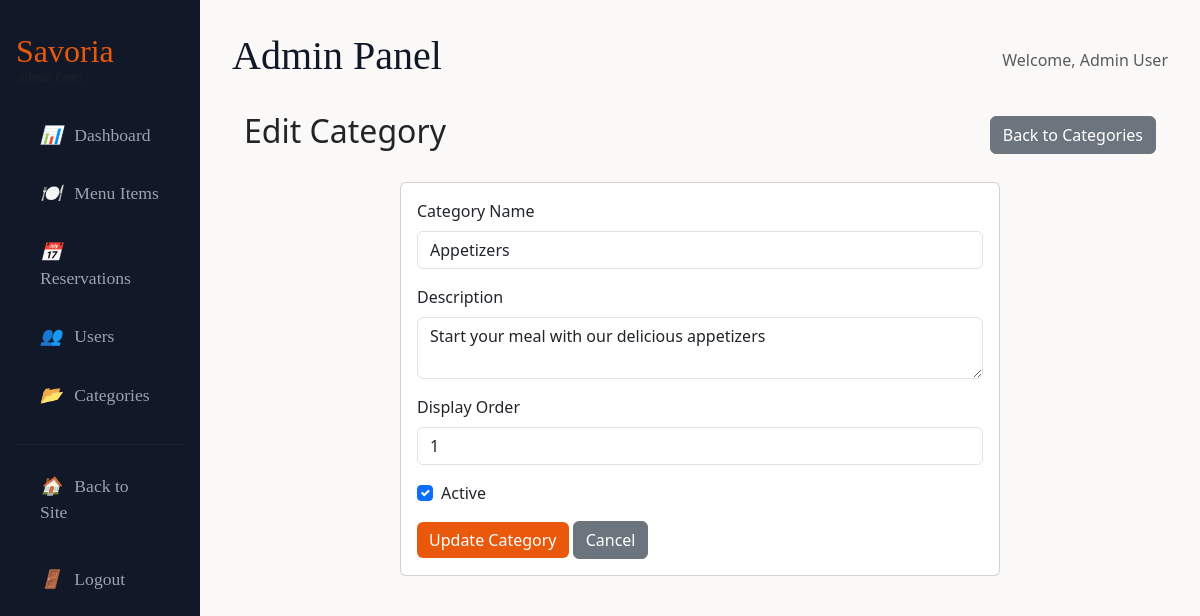
Page /admin/category-edit.php?id=1 (signed in) on the committed database.
### tables this page shows
CREATE TABLE users (
    id INT AUTO_INCREMENT PRIMARY KEY,
    name VARCHAR(100) NOT NULL,
    email VARCHAR(150) UNIQUE NOT NULL,
    password_hash VARCHAR(255) NOT NULL,
    role ENUM('admin', 'user') DEFAULT 'user',
    phone VARCHAR(20),
    last_login TIMESTAMP NULL,
    created_at TIMESTAMP DEFAULT CURRENT_TIMESTAMP,
    updated_at TIMESTAMP DEFAULT CURRENT_TIMESTAMP ON UPDATE CURRENT_TIMESTAMP,
    INDEX idx_email (email),
    INDEX idx_role (role)
);

CREATE TABLE categories (
    id INT AUTO_INCREMENT PRIMARY KEY,
    name VARCHAR(100) NOT NULL,
    description TEXT,
    display_order INT DEFAULT 0,
    is_active BOOLEAN DEFAULT TRUE,
    created_at TIMESTAMP DEFAULT CURRENT_TIMESTAMP,
    updated_at TIMESTAMP DEFAULT CURRENT_TIMESTAMP ON UPDATE CURRENT_TIMESTAMP,
    INDEX idx_active_order (is_active, display_order)
);

### includes/auth.php (called while the page is built, shortened)
<?php
require_once __DIR__ . '/db.php';
function is_logged_in() {
    return isset($_SESSION['user_id']) && !empty($_SESSION['user_id']);
}
function current_user() {
    static $user = null;
    if ($user === null) {
        $user = db_fetch_one(
            "SELECT id, name, email, role, created_at FROM users WHERE id = ?",
            [$_SESSION['user_id']],
            'i'
        );
    }
    return $user;
}
function has_role($role) {
    $user = current_user();
    return $user && $user['role'] === $role;
}
?>

### includes/db.php (called while the page is built, shortened)
<?php
class Database {
    private static $instance = null;
    private $connection;
    private function __construct() {
        try {
            $this->connection = new mysqli(DB_HOST, DB_USER, DB_PASS, DB_NAME);
            $this->connection->set_charset("utf8mb4");
        } catch (Exception $e) {
            if (DEBUG_MODE) {
                die("Database connection error: " . $e->getMessage());
            } else {
                die("Database connection error. Please try again later.");
            }
        }
    }
    public static function getInstance() {
        if (self::$instance === null) {
            self::$instance = new Database();
        }
        return self::$instance;
    }
    public function query($sql, $params = [], $types = '') {
        $stmt = $this->connection->prepare($sql);
        if (!empty($params)) {
            $stmt->bind_param($types, ...$params);
        }
        if (!$stmt->execute()) {
            if (DEBUG_MODE) {
                throw new Exception("Execute failed: " . $stmt->error);
            } else {
                throw new Exception("Database operation failed");
            }
        }
        return $stmt;
    }
    public function fetchOne($sql, $params = [], $types = '') {
        $stmt = $this->query($sql, $params, $types);
        $result = $stmt->get_result();
        return $result->fetch_assoc();
    }
}
function db() {
    return Database::getInstance();
}
function db_fetch_one($sql, $params = [], $types = '') {
    return db()->fetchOne($sql, $params, $types);
}
?>

### admin/category-edit.php (the view, shortened to what this page needs)
<?php
    require_once __DIR__ . '/../includes/auth.php';
    require_once __DIR__ . '/../includes/db.php';
    if (! is_logged_in() || ! has_role('admin')) {
        header('Location: ../auth/login.php');
        exit;
    }
    $category_id = (int) ($_GET['id'] ?? 0);
    $category = db_fetch_one("SELECT * FROM categories WHERE id = ?", [$category_id], 'i');
    $form_name        = $category['name'];
    $form_description = $category['description'] ?? '';
    $form_display     = (int) $category['display_order'];
    $form_is_active   = (int) $category['is_active'];
    include 'shared/header.php';
?>
<div class="container-fluid">
    <div class="row">
        <div class="col-12">
            <div class="d-flex justify-content-between align-items-center mb-4">
                <h2>Edit Category</h2>
                <a href="category-list.php" class="btn btn-secondary">Back to Categories</a>
            </div>
            <div class="row justify-content-center">
                <div class="col-md-8">
                    <div class="card">
                        <div class="card-body">
                            <form method="POST">
                                <div class="mb-3">
                                    <label for="name" class="form-label">Category Name</label>
                                    <input type="text" class="form-control" id="name" name="name"
                                           value="<?php echo htmlspecialchars($form_name); ?>" required>
                                </div>
                                <div class="mb-3">
                                    <label for="description" class="form-label">Description</label>
                                    <textarea class="form-control" id="description" name="description"><?php echo htmlspecialchars($form_description); ?></textarea>
                                </div>
                                <div class="mb-3">
                                    <label for="display_order" class="form-label">Display Order</label>
                                    <input type="number" class="form-control" id="display_order" name="display_order"
                                           value="<?php echo $form_display; ?>" required>
                                </div>
                                <div class="mb-3 form-check">
                                    <input class="form-check-input" type="checkbox" id="is_active" name="is_active"
                                           <?php echo $form_is_active ? 'checked' : ''; ?>>
                                    <label class="form-check-label" for="is_active">Active</label>
                                </div>
                                <button type="submit" class="btn btn-primary">Update Category</button>
                                <a href="category-list.php" class="btn btn-secondary">Cancel</a>
                            </form>
                        </div>
                    </div>
                </div>
            </div>
        </div>
    </div>
</div>
<?php include 'shared/footer.php'; ?>

### admin/shared/header.php (shortened to what this page needs)
<?php
    $user = current_user();
?>
<!DOCTYPE html>
<html lang="en">
<head>
    <link href="https://cdn.jsdelivr.net/npm/bootstrap@5.3.3/dist/css/bootstrap.min.css" rel="stylesheet">
    <link rel="stylesheet" href="../css/main.css">
</head>
<body>
    <div class="container-fluid p-0">
        <div class="row g-0">
            <div class="col-md-3 col-lg-2 admin-sidebar">
                <div class="px-3">
                    <h2 class="text-white mb-4" style="font-family: 'Cormorant Garamond', serif;">
                        <a href="../index.php" style="color: #ea580c; text-decoration: none;">Savoria</a>
                        <small class="d-block text-muted" style="font-size: 0.8rem;">Admin Panel</small>
                    </h2>
                    <nav class="nav flex-column">
                        <a href="index.php" class="admin-nav-link                                                                  <?php echo($current_page ?? '') === 'dashboard' ? 'active' : '' ?>">
                            <i class="me-2">📊</i> Dashboard
                        </a>
                        <a href="menu-list.php" class="admin-nav-link                                                                      <?php echo($current_page ?? '') === 'menu' ? 'active' : '' ?>">
                            <i class="me-2">🍽️</i> Menu Items
                        </a>
                        <a href="reservation-list.php" class="admin-nav-link                                                                             <?php echo($current_page ?? '') === 'reservations' ? 'active' : '' ?>">
                            <i class="me-2">📅</i> Reservations
                        </a>
                        <a href="user-list.php" class="admin-nav-link                                                                      <?php echo($current_page ?? '') === 'users' ? 'active' : '' ?>">
                            <i class="me-2">👥</i> Users
                        </a>
                        <a href="category-list.php" class="admin-nav-link                                                                          <?php echo($current_page ?? '') === 'categories' ? 'active' : '' ?>">
                            <i class="me-2">📂</i> Categories
                        </a>
                        <hr class="my-3" style="border-color: #374151;">
                        <a href="../index.php" class="admin-nav-link">
                            <i class="me-2">🏠</i> Back to Site
                        </a>
                        <form method="POST" action="../auth/logout.php" class="mt-2">
                            <button type="submit" class="admin-nav-link border-0 bg-transparent w-100 text-start">
                                <i class="me-2">🚪</i> Logout
                            </button>
                        </form>
                    </nav>
                </div>
            </div>
            <div class="col-md-9 col-lg-10 admin-content">
                <div class="d-flex justify-content-between align-items-center mb-4">
                    <div>
                        <h1 style="font-family: 'Cormorant Garamond', serif; color: #111827;">
                            <?php echo $page_title ?? 'Admin Panel' ?>
                        </h1>
                    </div>
                    <div class="text-muted">
                        Welcome,                                 <?php echo htmlspecialchars($user['name']) ?>
                    </div>
                </div>

### css/main.css (style rules this page uses)
.btn-primary { background-color: #ea580c; border: 1px #ea580c; }

### admin/shared/header.php (style rules this page uses)
.admin-sidebar { background-color: #111827; min-height: 100vh; padding-top: 2rem; }
.admin-content { background-color: #faf9f7; min-height: 100vh; padding: 2rem; }
.admin-nav-link { color: #9ca3af; text-decoration: none; padding: 0.75rem 1.5rem; display: block; border-radius: 8px; margin-bottom: 0.5rem; transition: all 0.2s; font-family: "Cormorant Garamond", serif; font-size: 1.1rem; }
.btn-primary { background-color: #ea580c; border-color: #ea580c; }

### rows in the picture
users: name "Admin User"
categories: name "Appetizers", description "Start your meal with our delicious appetizers", display_order "1", is_active "☑"

### other values in the picture
$page_title "Admin Panel"
